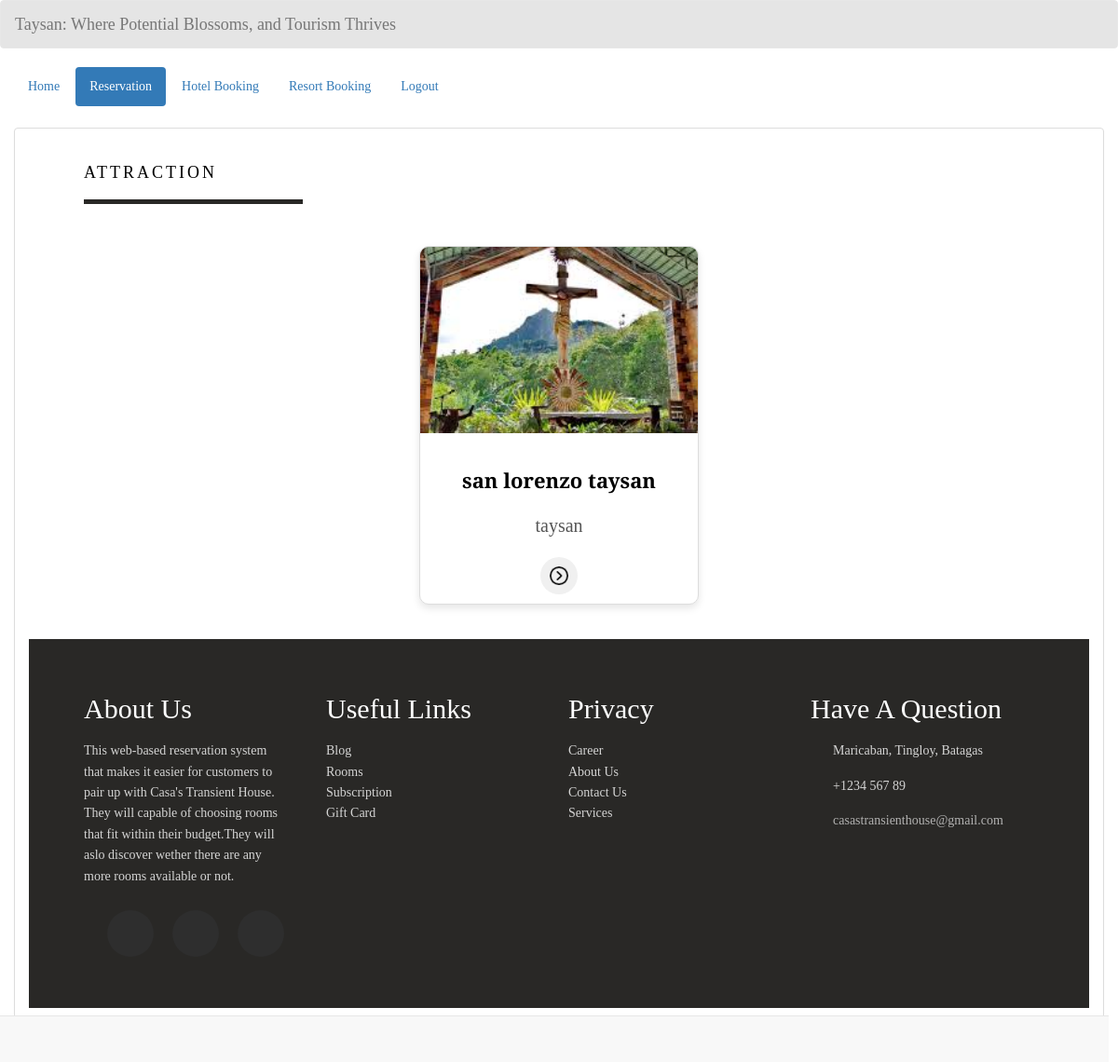
The page /view_attraction.php on the database as committed earlier.
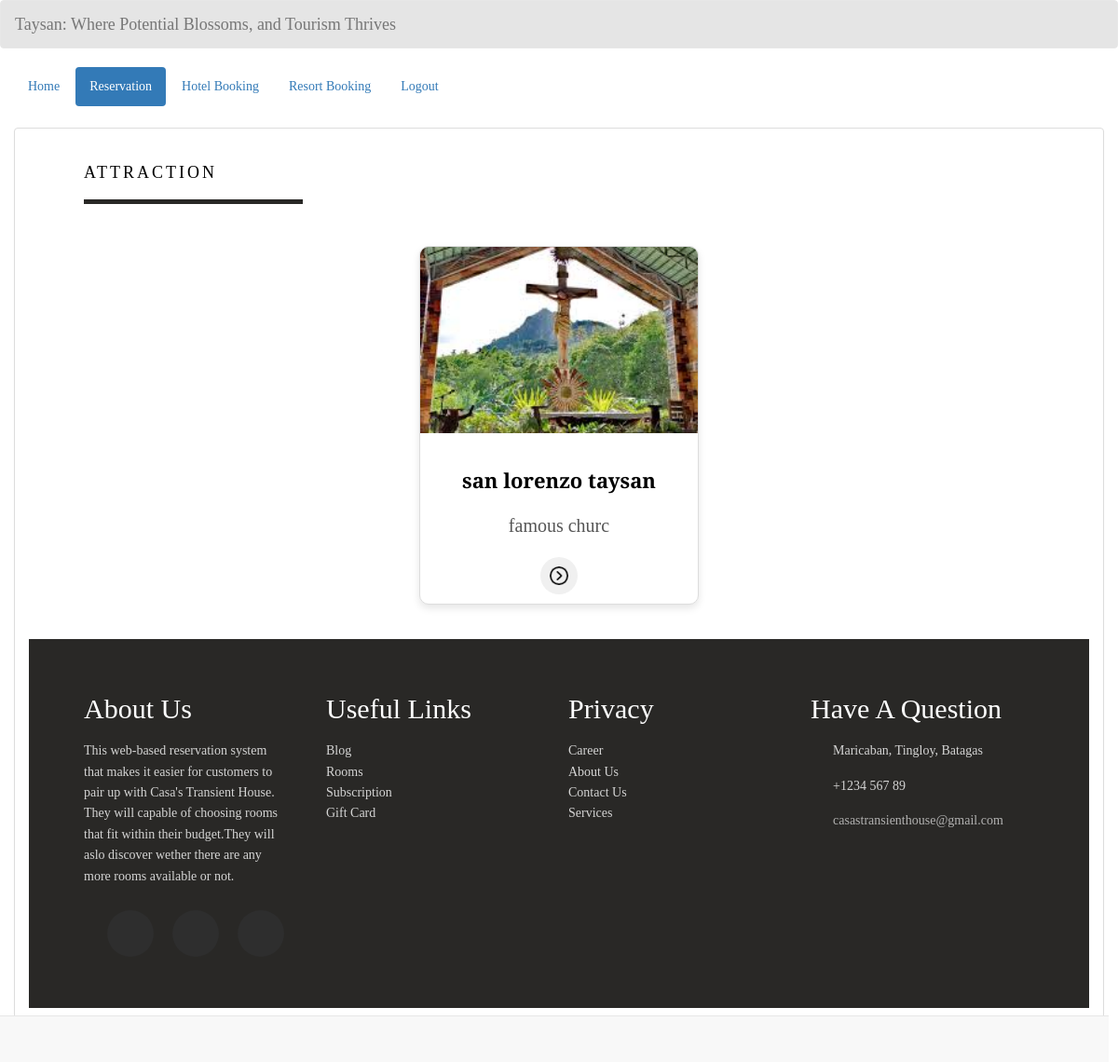
The same page on the database as committed later.
### tables this page shows
CREATE TABLE `attraction` (
  `attraction_id` int(100) NOT NULL,
  `attraction_name` varchar(200) NOT NULL,
  `descr` varchar(200) NOT NULL,
  `location` varchar(200) NOT NULL,
  `transportation` varchar(200) NOT NULL,
  `photo` varchar(200) NOT NULL
);

### view_attraction.php (the view, shortened to what the changed rows need)
<!DOCTYPE html>
<html lang = "en">
	<head>
		<link rel = "stylesheet" type = "text/css" href = "css/bootstrap.css " />
		<link rel = "stylesheet" type = "text/css" href = "css/style.css" />
		<link rel="stylesheet"  type="text/css" href="css/home_user.css">
	</head>
<body>
	<br />
	<div class = "container-fluid">
		<div class = "panel panel-default">
			<div class = "panel-body">
		  <section class = "services sec-width" id = "services">
            <div style="padding: 20px; text-align: center;">
            <?php
                require_once 'connection/connect.php';
                $query = $conn->query("SELECT * FROM `attraction` ") or die(mysql_error());
                while($fetch = $query->fetch_array()){
                ?>
                    <div style="display: inline-block; width: 300px; border: 1px solid #ddd; border-radius: 10px; overflow: hidden; box-shadow: 0 4px 8px rgba(0, 0, 0, 0.1); background-color: #fff; margin: 10px; transition: all 0.3s ease;"
                        onmouseover="this.style.boxShadow='0 8px 16px rgba(0, 0, 0, 0.2)'; this.style.transform='scale(1.05)';"
                        onmouseout="this.style.boxShadow='0 4px 8px rgba(0, 0, 0, 0.1)'; this.style.transform='scale(1)';">
                        <img src="photo/<?php echo $fetch['photo']; ?>" alt="Room Image" style="width: 100%; height: 200px; object-fit: cover; transition: all 0.3s ease;"
                            onmouseover="this.style.transform='scale(1.1)';"
                            onmouseout="this.style.transform='scale(1)';">
                        <div style="padding: 10px; text-align: center;">
                            <h3 style="font-size: 2.2rem; margin-bottom: 5px; font-weight: bold; color: black;"><?php echo $fetch['attraction_name']; ?></h3>
                            <h4 style="font-size: 2rem; color: #555; margin-bottom: 15px;"><?php echo $fetch['descr']; ?></h4>
                            <button onclick="window.location.href='#?attraction_id=<?php echo $fetch['attraction_id']; ?>'" style="border: none; background-color: #f0f0f0; padding: 10px; border-radius: 50%; cursor: pointer; transition: all 0.3s ease;"
                                    onmouseover="this.style.backgroundColor='#ddd'; this.style.transform='scale(1.1)';"
                                    onmouseout="this.style.backgroundColor='#f0f0f0'; this.style.transform='scale(1)';">
                                <img src="image/next.png" alt="Reserve Button" style="width: 20px; height: 20px;">
                            </button>
                        </div>
                    </div>
                <?php
                }
                ?>
            </div>
        </section>
        <footer class = "footer">
            <div class = "footer-container">
                <div>
                    <h2>About Us </h2>
                </div>
                <div>
                    <h2>Useful Links</h2>
                </div>
                <div>
                    <h2>Privacy</h2>
                </div>
                <div>
                    <h2>Have A Question</h2>
                </div>
            </div>
        </footer>
			</div>
		</div>
	</div>
	<br />
    </body>
</html>

Rows that differ between the two databases and show on the page:
changed attraction "san lorenzo taysan": descr "taysan" → "famous churc"
